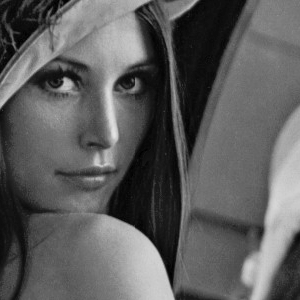
%> input picture Labs/01/Fig0225(a)(face).tif, 300 x 300 px
$ octave halftone_generator.m   (GNU Octave 9; MATLAB toolbox functions it lacks are replaced by stand-ins)
%> lines starting %> are read from the running program, lines starting %| are printed output that depends on the picture; pictures that were not available may be replaced by others from this repository, and a replacement may not be noted
close all;
clear all;
%{
Creating greyscale image
https://www.mathworks.com/matlabcentral/answers/108006-how-to-create-a-gray-scale-image

Converting image to type uint8
https://www.mathworks.com/help/images/ref/im2uint8.html

Remainder
https://www.mathworks.com/help/matlab/ref/rem.html

Ones matrix generation
https://www.mathworks.com/help/matlab/ref/ones.html

Accessing specific column range in an array
https://www.mathworks.com/matlabcentral/answers/333727-specific-column-range-from-an-array

Determining sum of elements in a matrix
https://www.mathworks.com/help/matlab/ref/sum.html

Using fprintf
https://www.mathworks.com/help/matlab/ref/fprintf.html

Rounding values in MATLAB
https://www.mathworks.com/help/matlab/ref/round.html

Accessing the size of an array in MATLAB
https://www.mathworks.com/help/matlab/ref/size.html

Taking a mean of all elements in an array
https://www.mathworks.com/help/matlab/ref/mean.html

Calculating remainder
https://www.mathworks.com/help/matlab/ref/rem.html

Binarize an image from grayscale
https://www.mathworks.com/help/images/ref/imbinarize.html

Using progress bar (waitbar)
https://www.mathworks.com/help/matlab/ref/waitbar.html

Special characters in waitbar
https://www.mathworks.com/matlabcentral/answers/376325-how-to-write-percentage-sign-into-a-txt-file

Working with subplots
https://www.mathworks.com/help/images/display-multiple-images.html


%}
% May want to consider linear interpolation
% floor (average/range of pixels) * 10

inputMatrixA = im2uint8(imread("Fig0225(a)(face).tif"));
%> inputMatrixA is the input picture: size 300x300 uint8; min 0, max 228, mean 93.3
inputMatrixB = im2uint8(imread("Fig0225(b)(cameraman).tif"));
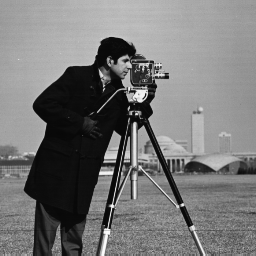
%> input picture Labs/01/Fig0225(b)(cameraman).tif, 256 x 256 px
%> inputMatrixB is the input picture: size 256x256 uint8; min 7, max 253, mean 118.7
inputMatrixC = im2uint8(imread("Fig0225(c)(crowd).tif"));
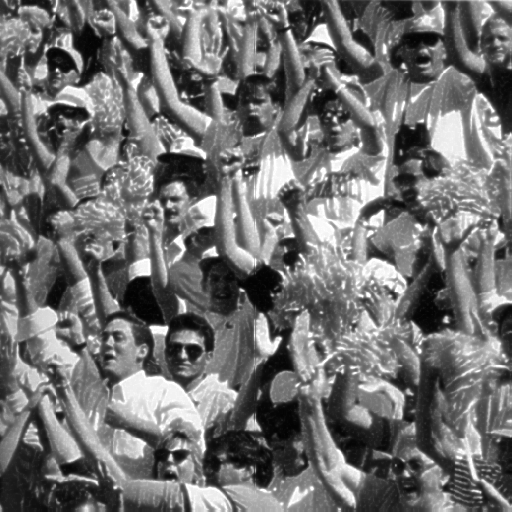
%> input picture Labs/01/Fig0225(c)(crowd).tif, 512 x 512 px
%> inputMatrixC is the input picture: size 512x512 uint8; min 2, max 255, mean 112.6
inputMatrixX = im2uint8(imread("test.png")); % TEST IMAGE
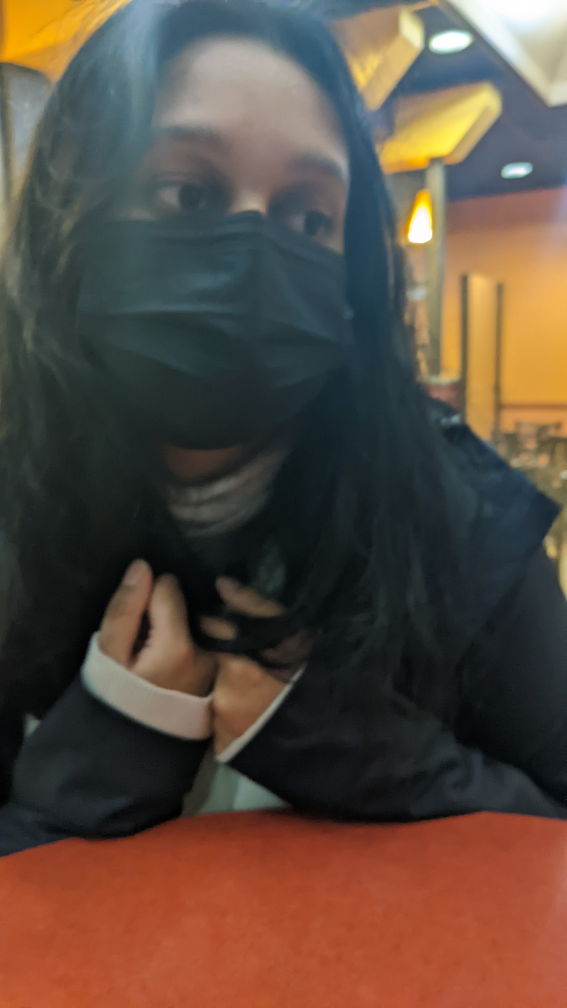
%> input picture Labs/01/test.jpg, 2268 x 4032 px, given in place of test.png, which was not available (shown at 1/4 size)
% inputMatrixX2 = im2uint8(imread("test5.jpg")); % TEST IMAGE

%{
Write a test script that generates a test pattern image consisting of
a grey scale "wedge" of size 256x256, whose first row is all 0, the next
row is all 1, and so on, with the last row being 255.
%}

temp = zeros(256,256);
inputWedge = im2uint8(temp);
for rows = 1:size(inputWedge,1)
    for cols = 1:size(inputWedge,2)
        inputWedge(rows,cols) = rows-1;
    end
end

%% MAKE A WEDGE OF ANY DIMENSIONS GREATER THAN 255 x 255 PIXELS
% [50 lines of commented-out code are left out]
%%

outputMatrixA = halftone(inputMatrixA);
% [51 lines not run here, left out]
function output = halftone(inputImage)
    %{
    halftone  Converts a grayscale image to a binary image by using binary dot patterns to
    render grayscale values.
    Syntax:
        out = halftone(in)

    Input:
        in = the grayscale image to be rendered. It should be of type uint8 and have values in the range 0-255.

    Output:
        out = the rendered binary image. It is of type uint8 and will have two values: 0 and 255.

    History:
        See GitHub commit history:
        https://github.com/alejandrohsanchez/Digital-Image-Processing-Projects/commits/main
    %}
    A = inputImage;
    % Number of pixel rows and columns in the image
    rows = size(A,1);
%> rows = 300
    cols = size(A,2);
%> cols = 300
    %Detecting if image is not divisible by 3 evenly
    r_remain = rem(rows, 3);
%> r_remain = 0
    c_remain = rem(cols, 3);
%> c_remain = 0

    % Creating halftone transform matrices
    % 0 is black, 255 is white
    dot0 = [0 0 0; 0 0 0; 0 0 0];
    dot1 = [0 255 0; 0 0 0; 0 0 0];
    dot2 = [0 255 0; 0 0 0; 0 0 255];
    dot3 = [255 255 0; 0 0 0; 0 0 255];
    dot4 = [255 255 0; 0 0 0; 255 0 255];
    dot5 = [255 255 255; 0 0 0; 255 0 255];
    dot6 = [255 255 255; 0 0 255; 255 0 255];
    dot7 = [255 255 255; 0 0 255; 255 255 255];
    dot8 = [255 255 255; 255 0 255; 255 255 255];
    dot9 = [255 255 255; 255 255 255; 255 255 255];

    f = waitbar(100, "Media Read!", "Name", "Halftone Transformation Progress", "CreateCancelBtn",...
        "setappdata(gcbf,'canceling',1)");
    pause(0.3)
    kill = false;
    progress = 0;
    setappdata(f,"canceling",0);
    % UPPER-LEFT LEFT-TO-RIGHT TRANSFORM
    localTicks = (rows-r_remain) * (cols-c_remain);
%> localTicks = 90000
    currentTick = 0;
    for row_idx = 1:3:rows-r_remain
        if (c_remain > 0 && r_remain > 0)
            progress = (row_idx/(rows-r_remain))*0.25;
        elseif ((c_remain > 0 && r_remain==0) || (c_remain==0 && r_remain>0))
            progress = (row_idx/(rows-r_remain))*0.33;
        else
            progress = (row_idx/(rows-r_remain));
        end
        waitbar(progress,f,sprintf("Processing Halftone Transformation %.f%%", (currentTick/localTicks)*100));
        if getappdata(f,"canceling")
            kill = true;
            break
        end
        for col_idx = 1:3:cols-c_remain
            if (col_idx+2<=cols)
                currentTick = currentTick + 9;
                % Normal preparation for transform
                PXL_AVG = round(mean(A(row_idx:row_idx+2,col_idx:col_idx+2), "all"));
                if (PXL_AVG>=0 && PXL_AVG<=25)
                    A(row_idx:row_idx+2,col_idx:col_idx+2) = dot0;
                elseif (PXL_AVG>=26 && PXL_AVG<=51)
                    A(row_idx:row_idx+2,col_idx:col_idx+2) = dot1;
                elseif (PXL_AVG>=52 && PXL_AVG<=77)
                    A(row_idx:row_idx+2,col_idx:col_idx+2) = dot2;
                elseif (PXL_AVG>=78 && PXL_AVG<=103)
                    A(row_idx:row_idx+2,col_idx:col_idx+2) = dot3;
                elseif (PXL_AVG>=104 && PXL_AVG<=129)
                    A(row_idx:row_idx+2,col_idx:col_idx+2) = dot4;
                elseif (PXL_AVG>=130 && PXL_AVG<=155)
                    A(row_idx:row_idx+2,col_idx:col_idx+2) = dot5;
                elseif (PXL_AVG>=156 && PXL_AVG<=181)
                    A(row_idx:row_idx+2,col_idx:col_idx+2) = dot6;
                elseif (PXL_AVG>=182 && PXL_AVG<=207)
                    A(row_idx:row_idx+2,col_idx:col_idx+2) = dot7;
                elseif (PXL_AVG>=208 && PXL_AVG<=233)
                    A(row_idx:row_idx+2,col_idx:col_idx+2) = dot8;
                elseif (PXL_AVG>=234 && PXL_AVG<=255)
                    A(row_idx:row_idx+2,col_idx:col_idx+2) = dot9;
                end
            else
                break
            end
        end
        if (row_idx+3>=rows)
            break;
        end
    end
%> (the run ends here)
